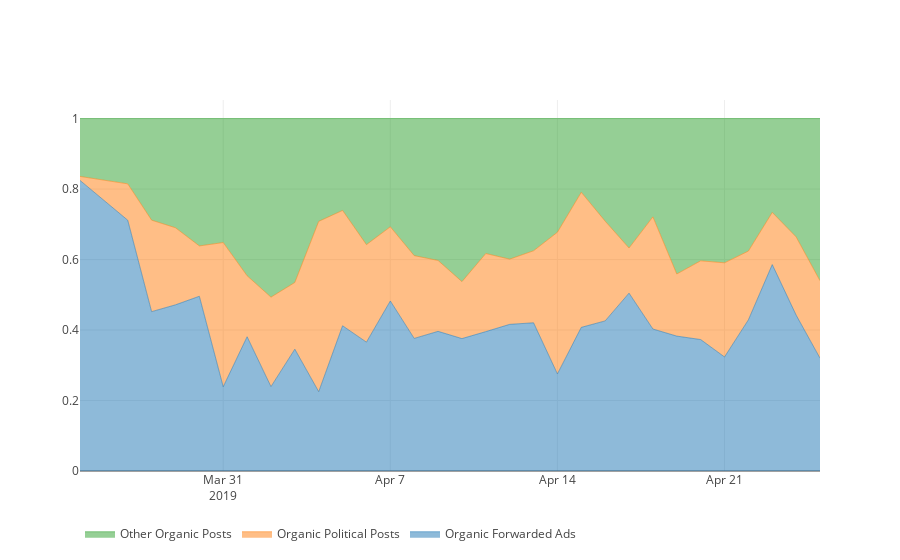

The cell this chart's notebook holds for it:
### Code cell
fig = go.Figure(data=data_organic, layout=layout)
iplot(fig)
